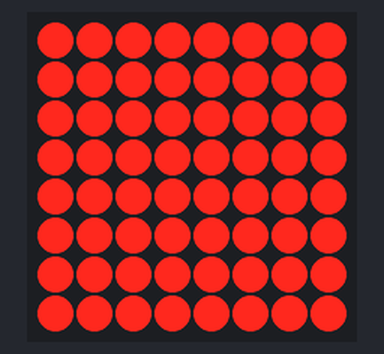
Bench run of a sketch on a simulated ESP32. Shown: 8×8 LED matrix. What the sketch prints to the serial monitor is not drawn.

Above: at 0.1 s.
At 2.1 s:
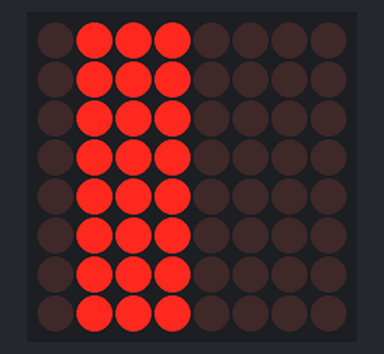
At 3.1 s:
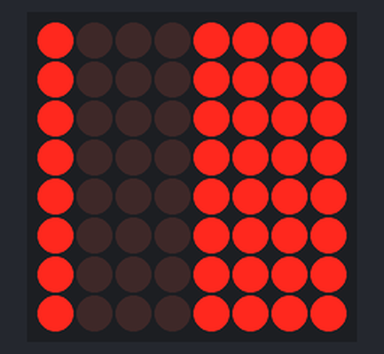
At 5.81 s:
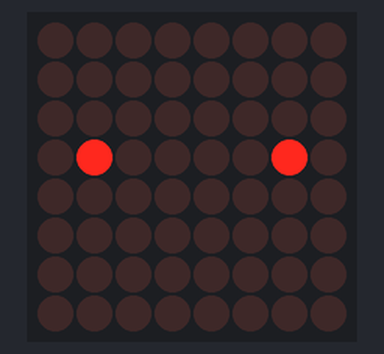
At 8.33 s:
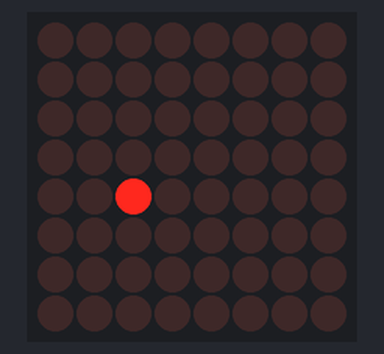
At 13.9 s:
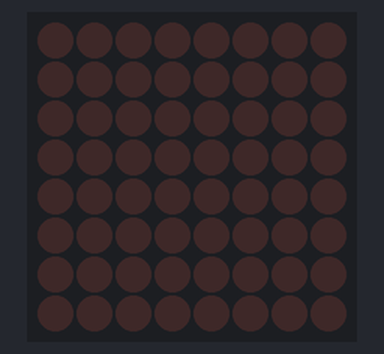

Measured:
- by itself, everything shown: repeats every 15.3 s, in 46 steps
- what the display in image 1 shows lasts 1.0 s, from 2.0 s to 3.0 s
- what the display in image 3 shows lasts 0.4 s, from 5.6 s to 6.0 s
- what the display in image 5 shows lasts 1.5 s, from 13.8 s to 15.3 s

The sketch:

ht16k33_dual_test.ino
```cpp
// HT16K33 + 8x8マトリクス2枚 テストコード
//
// 配線
//   マトリクスのアノード(行) → HT16K33 A0〜A15、カソード(列) → C0〜C7
//   どのピンをどこにつないだかは ANODE_ROW / CATHODE_COM の表に書く
//   HT16K33 SDA → ESP32 21, SCL → ESP32 22
//
// テスト内容（ループで繰り返す）
//   1. 全点灯        … 128個すべて光るか
//   2. A だけ / B だけ … 上下のマトリクスの振り分けが正しいか
//   3. (0,0) を点滅   … 各マトリクスの基準位置（向き）の確認
//   4. 1ドットずつ走査 … 抜けや順番違いがないか（シリアルに座標を表示）

#include <Wire.h>
#include <Adafruit_GFX.h>
#include <Adafruit_LEDBackpack.h>

Adafruit_LEDBackpack leds = Adafruit_LEDBackpack();

const int MATRIX_A = 0;  // 上
const int MATRIX_B = 1;  // 下

// 取り付け向きの補正（0〜3 = 時計回りに 0/90/180/270 度）
// 砂時計本体でも同じ値を使う。(0,0) が両方とも「上の角」に来るように調整する。
const uint8_t ROTATE[2] = {0, 0};

// 配線対応表（ユニバーサル基板の配線図どおり）
//   ANODE_ROW[マトリクス][行0〜7]   = つないだ HT16K33 の A 番号（A0〜A15）
//   CATHODE_COM[マトリクス][列0〜7] = つないだ HT16K33 の C 番号（C0〜C7）
// ブレッドボードの配線（順番どおり）に戻すときは次の値にする
//   ANODE_ROW   = {{0,1,2,3,4,5,6,7}, {8,9,10,11,12,13,14,15}}
//   CATHODE_COM = {{0,1,2,3,4,5,6,7}, {0,1,2,3,4,5,6,7}}
const uint8_t ANODE_ROW[2][8] = {
  {0, 2, 12, 1, 15, 11, 14, 13},   // A（上）
  {5, 3, 8, 7, 4, 10, 6, 9},       // B（下）
};
const uint8_t CATHODE_COM[2][8] = {
  {3, 7, 0, 2, 6, 1, 4, 5},        // A（上）
  {3, 0, 6, 1, 4, 2, 5, 7},        // B（下）
};


// =======================
// 1ドット書き込み
// =======================

void setDot(int matrix, int r, int c, bool on) {

  int pr = r;
  int pc = c;

  switch (ROTATE[matrix]) {
    case 1: pr = c;     pc = 7 - r; break;
    case 2: pr = 7 - r; pc = 7 - c; break;
    case 3: pr = 7 - c; pc = r;     break;
  }

  // 行 → A番号(ビット)、列 → C番号(displaybufferの添字)
  uint16_t bit = 1 << ANODE_ROW[matrix][pr];

  if (on) {
    leds.displaybuffer[CATHODE_COM[matrix][pc]] |= bit;
  } else {
    leds.displaybuffer[CATHODE_COM[matrix][pc]] &= ~bit;
  }
}

void fillMatrix(int matrix, bool on) {
  for (int r = 0; r < 8; r++) {
    for (int c = 0; c < 8; c++) {
      setDot(matrix, r, c, on);
    }
  }
}


// =======================
// 初期化
// =======================

void setup() {

  Serial.begin(115200);

  Wire.begin(21, 22);

  if (!leds.begin(0x70)) {
    Serial.println("HT16K33 が見つかりません。配線とアドレスを確認してください。");
    while (true) delay(1000);
  }

  leds.setBrightness(5);  // 0〜15
  leds.clear();
  leds.writeDisplay();
}


// =======================
// メイン
// =======================

void loop() {

  // 1. 全点灯
  Serial.println("[1] 全点灯");
  fillMatrix(MATRIX_A, true);
  fillMatrix(MATRIX_B, true);
  leds.writeDisplay();
  delay(2000);

  // 2. A だけ → B だけ
  Serial.println("[2] A(上)だけ点灯");
  leds.clear();
  fillMatrix(MATRIX_A, true);
  leds.writeDisplay();
  delay(1000);

  Serial.println("[2] B(下)だけ点灯");
  leds.clear();
  fillMatrix(MATRIX_B, true);
  leds.writeDisplay();
  delay(1000);

  // 3. (0,0) を点滅
  Serial.println("[3] A と B の (0,0) を点滅");
  for (int i = 0; i < 3; i++) {
    leds.clear();
    setDot(MATRIX_A, 0, 0, true);
    setDot(MATRIX_B, 0, 0, true);
    leds.writeDisplay();
    delay(400);

    leds.clear();
    leds.writeDisplay();
    delay(400);
  }

  // 4. 1ドットずつ走査（A → B、行ごとに左から右）
  Serial.println("[4] 1ドットずつ走査");
  for (int m = 0; m < 2; m++) {
    for (int r = 0; r < 8; r++) {

      Serial.print(m == MATRIX_A ? "  A" : "  B");
      Serial.print(" row ");
      Serial.println(r);

      for (int c = 0; c < 8; c++) {
        leds.clear();
        setDot(m, r, c, true);
        leds.writeDisplay();
        delay(60);
      }
    }
  }

  leds.clear();
  leds.writeDisplay();
  delay(1000);
}
```
